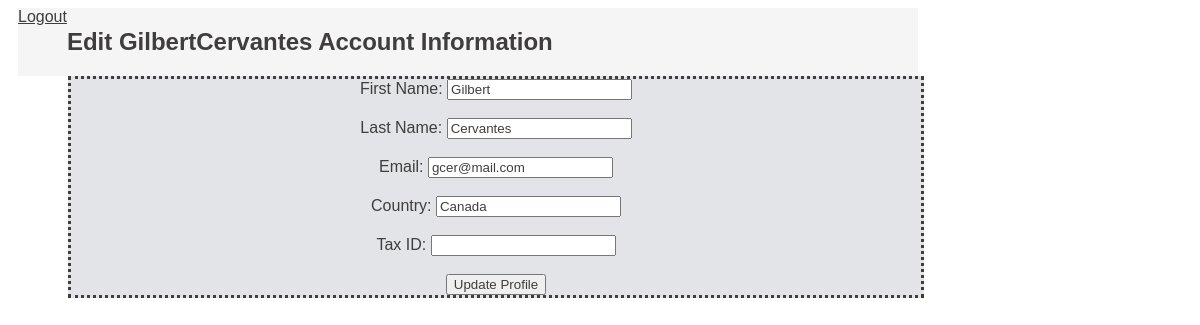
Page /myaccount/1 on the committed database.
### rhhapp/models.py (models this page shows)
class User(models.Model):
    first_name=models.CharField(max_length=255)
    last_name=models.CharField(max_length=255)
    email=models.CharField(max_length=255)
    userid=models.CharField(max_length=255)
    country=models.CharField(max_length=255)
    tpin=models.CharField(max_length=255)
    usertype=models.CharField(max_length=255)
    storename=models.CharField(max_length=255)
    password=models.CharField(max_length=255)
    created_at=models.DateTimeField(auto_now_add=True)
    update_at=models.DateTimeField(auto_now=True)
    objects=UserManager()

### rhhapp/views.py (the view, shortened to what this page needs)
# urls.py: path('myaccount/<int:id>', views.myaccount),
def myaccount(request,id):
    oneprofile=User.objects.get(id=id)
    context={
        'editprofile': oneprofile
    }
    return render(request, "Editmyaccount.html", context)

### rhhapp/templates/Editmyaccount.html (shortened to what this page needs)
<!DOCTYPE html>
<html lang="en">
<head>
    {% load static %}
    <link rel="stylesheet" href="{% static 'styleditacc.css' %}">
</head>
<body>
    <div id="wrapper">
        <div id="head">
                <a href="/logout">Logout</a>
            </div>
            <h2>Edit {{editprofile.first_name}}{{editprofile.last_name}} Account Information</h2>
        </div>
        <div id="formprofile">
        <form action="/myaccount/{{editprofile.id}}" method="post">
            First Name: <input type="text" name="editfname" value="{{ editprofile.first_name}}" id=""><br><br>
            Last Name: <input type="text" name="editlname" value="{{editprofile.last_name}}" id=""><br><br>
            Email: <input type="text" name="editmail" value="{{editprofile.email}}" id="profemail"><br><br>
            Country: <input type="text" name="editcountry" value="{{editprofile.country}}" id="profcountry"><br><br>
            Tax ID: <input type="text" name="editaxid" value="{{editprofile.tpin}}" id="proftpid"><br><br>
            <input type="submit" value="Update Profile">
        </form>
    </div>
</body>
</html>

### rhhapp/static/styleditacc.css (style rules this page uses)
* { font-family: 'Lucida Sans', 'Lucida Sans Regular', 'Lucida Grande', 'Lucida Sans Unicode', Geneva, Verdana, sans-serif; color: rgb(63, 61, 61); }
#wrapper { width: 900px; height: auto; background-color:whitesmoke; margin-left: 10px; display: flex; flex-wrap: wrap; }
#head { text-align: right; }
#formprofile { width: 850px; height: auto; margin-top: 0px; margin-left: 60px; background-color:rgb(226, 228, 231); border-style: dotted ; display: inline-block; text-align: center; }

### rows in the picture
User: first_name "Gilbert", last_name "Cervantes", editfname "Gilbert", editlname "Cervantes", editmail "gcer@mail.com", editcountry "Canada"
